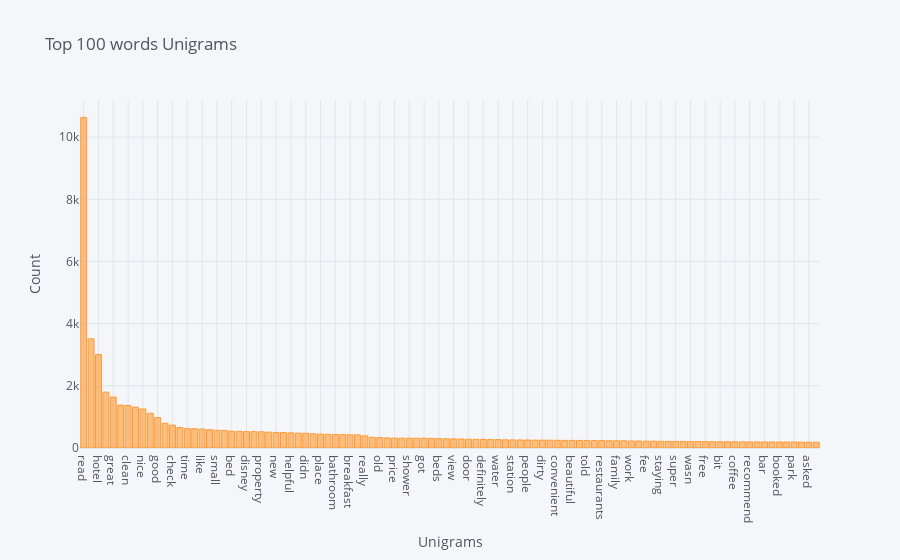

Notebook cell for this chart:
### Code cell
df = pd.DataFrame(words, columns = ['Unigrams','Frequency'])
df = df.set_index('Unigrams')
df.iplot(kind = 'bar', xTitle = 'Unigrams', yTitle = 'Count', title = 'Top 100 words Unigrams')

### Figure 1 — Plotly figure (JSON) as saved in the notebook; plotly's stock layout.template omitted (floating-point values rounded to 4 significant figures)
{"data": [{"marker": {"color": "rgba(255, 153, 51, 0.6)", "line": {"color": "rgba(255, 153, 51, 1.0)", "width": 1}}, "name": "Frequency", "orientation": "v", "text": "", "type": "bar", "x": ["read", "room", "hotel", "staff", "great", "location", "clean", "stay", "nice", "rooms", "good", "friendly", "check", "service", "time", "night", "like", "parking", "small", "desk", "bed", "pool", "disney", "close", "property", "stayed", "new", "just", "helpful", "comfortable", "didn", "day", "place", "did", "bathroom", "resort", "breakfast", "area", "really", "lobby", "old", "walk", "price", "excellent", "shower", "times", "got", "floor", "beds", "food", "view", "square", "door", "little", "definitely", "restaurant", "water", "walking", "station", "need", "people", "easy", "dirty", "overall", "convenient", "amazing", "beautiful", "building", "told", "wyndham", "restaurants", "la", "family", "yorker", "work", "right", "fee", "lot", "staying", "experience", "super", "loved", "wasn", "distance", "free", "springs", "bit", "penn", "coffee", "went", "recommend", "checked", "bar", "needs", "booked", "perfect", "park", "said", "asked", "hot"], "y": [10636, 3512, 3006, 1798, 1637, 1381, 1367, 1313, 1255, 1116, 977, 794, 734, 659, 624, 618, 609, 589, 570, 567, 541, 537, 527, 526, 521, 510, 502, 498, 485, 480, 474, 459, 447, 439, 434, 433, 424, 424, 389, 345, 335, 325, 319, 317, 316, 315, 314, 309, 303, 296, 293, 289, 283, 278, 276, 271, 269, 263, 261, 259, 257, 252, 252, 251, 247, 246, 245, 244, 243, 239, 238, 234, 234, 233, 226, 225, 221, 220, 216, 213, 212, 209, 209, 209, 207, 204, 202, 202, 199, 197, 195, 195, 194, 193, 192, 192, 191, 189, 187, 187]}], "layout": {"legend": {"bgcolor": "#F5F6F9", "font": {"color": "#4D5663"}}, "paper_bgcolor": "#F5F6F9", "plot_bgcolor": "#F5F6F9", "title": {"font": {"color": "#4D5663"}, "text": "Top 100 words Unigrams"}, "xaxis": {"gridcolor": "#E1E5ED", "showgrid": true, "tickfont": {"color": "#4D5663"}, "title": {"font": {"color": "#4D5663"}, "text": "Unigrams"}, "zerolinecolor": "#E1E5ED"}, "yaxis": {"gridcolor": "#E1E5ED", "showgrid": true, "tickfont": {"color": "#4D5663"}, "title": {"font": {"color": "#4D5663"}, "text": "Count"}, "zerolinecolor": "#E1E5ED"}}}
